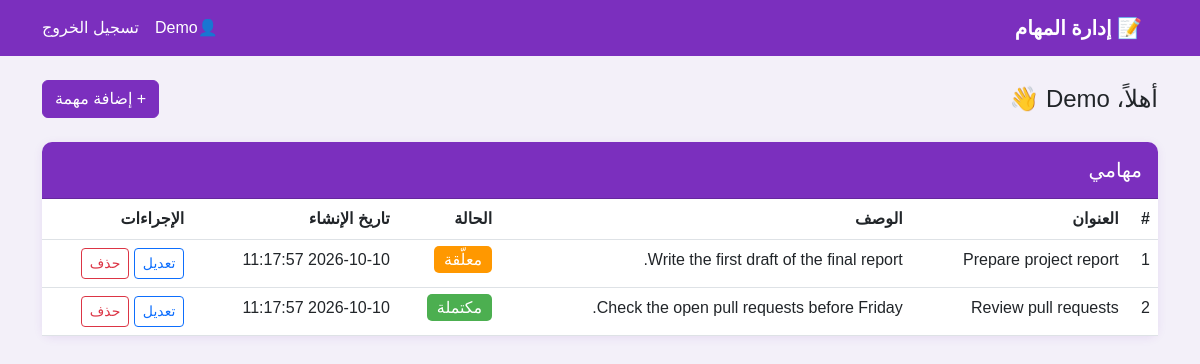
The app's page /dashboard.php (signed in) with its own data.
### tables this page shows
CREATE TABLE IF NOT EXISTS tasks (
    id          INT AUTO_INCREMENT PRIMARY KEY,
    user_id     INT          NOT NULL,
    title       VARCHAR(150) NOT NULL,
    description TEXT,
    status      ENUM('pending','completed') NOT NULL DEFAULT 'pending',
    created_at  TIMESTAMP    NOT NULL DEFAULT CURRENT_TIMESTAMP,
    CONSTRAINT fk_tasks_user FOREIGN KEY (user_id)
        REFERENCES users(id) ON DELETE CASCADE
);

### Classes/Database.php (called while the page is built, shortened)
<?php
class Database
{
    private static ?Database $instance = null;
    private mysqli $connection;
    private function __construct()
    {
        $this->connection = new mysqli(DB_HOST, DB_USER, DB_PASS, DB_NAME);
        $this->connection->set_charset("utf8mb4");
    }
    public static function getInstance(): Database
    {
        if (self::$instance === null) {
            self::$instance = new Database();
        }
        return self::$instance;
    }
    public function prepare(string $sql): mysqli_stmt|false
    {
        return $this->connection->prepare($sql);
    }
}

### Classes/Task.php (called while the page is built, shortened)
<?php
require_once __DIR__ . '/Database.php';
class Task
{
    private Database $db;
    public function __construct()
    {
        $this->db = Database::getInstance();
    }
    public function getByUser(int $userId): array
    {
        $stmt = $this->db->prepare("SELECT * FROM tasks WHERE user_id=? ORDER BY created_at DESC");
        $stmt->bind_param("i", $userId);
        $stmt->execute();
        $result = $stmt->get_result();
        $tasks = $result->fetch_all(MYSQLI_ASSOC);
        return $tasks;
    }
}

### dashboard.php (the view, shortened to what this page needs)
<?php
require_once __DIR__ . '/Classes/Database.php';
require_once __DIR__ . '/Classes/Task.php';
$taskObj = new Task();
$tasks   = $taskObj->getByUser($_SESSION['user_id']);
?>
<!DOCTYPE html>
<html lang="ar" dir="rtl">
<head>
    <link href="https://cdn.jsdelivr.net/npm/bootstrap@5.3.0/dist/css/bootstrap.min.css" rel="stylesheet">
    <link href="style.css" rel="stylesheet">
</head>
<body>
    <nav class="navbar navbar-expand-lg mb-4">
        <div class="container">
            <a class="navbar-brand fw-bold">📝 إدارة المهام</a>
            <div class="d-flex gap-3">
                <a href="profile.php" class="nav-link">👤<?= htmlspecialchars($_SESSION['user_name']) ?></a>
                <a href="logout.php" class="nav-link">تسجيل الخروج</a>
            </div>
        </div>
    </nav>
    <div class="container">
        <div class="d-flex justify-content-between align-items-center mb-4">
            <h4 class="mb-0">أهلاً، <?= htmlspecialchars($_SESSION['user_name']) ?> 👋</h4>
            <a href="add_task.php" class="btn btn-primary">+ إضافة مهمة</a>
        </div>
        <?php if (empty($tasks)): ?>
            <div class="card text-center p-5">
                <p class="text-muted mb-3">لا توجد مهام بعد.</p>
                <a href="add_task.php" class="btn btn-primary w-25 mx-auto">أضف مهمة الآن</a>
            </div>
        <?php else: ?>
            <div class="card">
                <div class="card-header py-3">
                    <h5 class="mb-0">مهامي</h5>
                </div>
                <div class="card-body p-0">
                    <table class="table table-hover mb-0">
                        <thead>
                            <tr>
                                <th>#</th>
                                <th>العنوان</th>
                                <th>الوصف</th>
                                <th>الحالة</th>
                                <th>تاريخ الإنشاء</th>
                                <th>الإجراءات</th>
                            </tr>
                        </thead>
                        <tbody>
                            <?php foreach ($tasks as $i => $task): ?>
                                <tr>
                                    <td><?= $i + 1 ?></td>
                                    <td><?= htmlspecialchars($task['title']) ?></td>
                                    <td><?= htmlspecialchars($task['description'] ?? '-') ?></td>
                                    <td>
                                        <span class="badge-<?= $task['status'] ?>">
                                            <?= $task['status'] === 'pending' ? 'معلّقة' : 'مكتملة' ?>
                                        </span>
                                    </td>
                                    <td><?= $task['created_at'] ?></td>
                                    <td>
                                        <a href="edit_task.php?id=<?= $task['id'] ?>" class="btn btn-sm btn-outline-primary">تعديل</a>
                                        <a href="delete_task.php?id=<?= $task['id'] ?>" class="btn btn-sm btn-outline-danger" onclick="return confirm('هل أنت متأكد من الحذف؟')">حذف</a>
                                    </td>
                                </tr>
                            <?php endforeach; ?>
                        </tbody>
                    </table>
                </div>
            </div>
        <?php endif; ?>
    </div>
</body>
</html>

### style.css (style rules this page uses)
:root { --primary: #7B2FBE; --primary-dark: #6A1FA8; --primary-light: #9B4FDE; }
body { background: #f3f0f9; font-family: 'Arial', sans-serif; }
.navbar { background: var(--primary) !important; }
.navbar-brand, .nav-link { color: white !important; }
.btn-primary { background: var(--primary) !important; border-color: var(--primary) !important; }
.card { border: none; box-shadow: 0 2px 10px rgba(123, 47, 190, 0.1); border-radius: 10px; }
.card-header { background: var(--primary) !important; color: white; border-radius: 10px 10px 0 0 !important; }
.table thead { background: var(--primary); color: white; }
.badge-pending { background: #ff9800; color: white; padding: 5px 10px; border-radius: 5px; }
.badge-completed { background: #4CAF50; color: white; padding: 5px 10px; border-radius: 5px; }
a { color: var(--primary); }

### records on screen
tasks: title "Prepare project report", description "Write the first draft of the final report.", status "معلّقة", created_at "2026-10-10 11:17:57"
tasks: title "Review pull requests", description "Check the open pull requests before Friday.", status "مكتملة", created_at "2026-10-10 11:17:57"

### other values on screen
$_SESSION['user_name'] "Demo"
